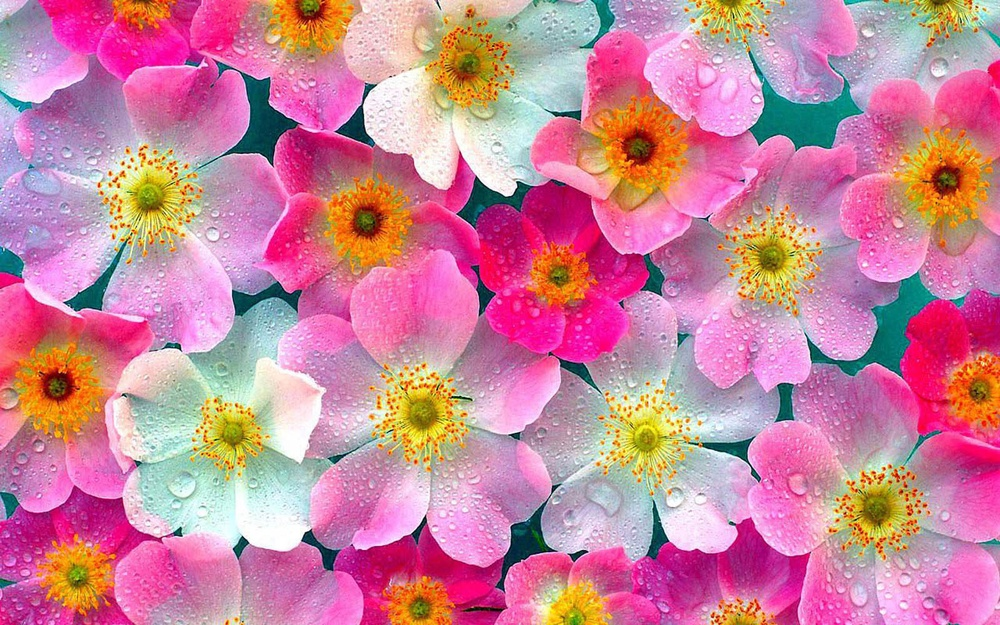
#> input picture Homeworks/Hw2/sample.jpg, 1000 x 625 px, shrunk from 1600 x 1000 before the run
$ python kmeans.py
#> lines starting #> are read from the running program, lines starting #| are printed output that depends on the picture; after the words box and inside, x2 and y2 are one past the last pixel; in counts of white or black regions, pixels touching at a corner belong together
#> further down, im is the input picture: shape (625, 1000, 3); mean R, G, B 202.5, 132, 154.5
#!/usr/bin/env python3
# -*- coding: utf-8 -*-
"""
Name: Oguzhan Calikkasap
ID: 21801131

"""
import numpy as np
import scipy.io
import imageio
import pylab
import time
import matplotlib.pyplot as plt
from PIL import Image


class Kmeans:
    def __init__(self, k):
        self.K = k
        self.num_of_K = len(k)
        self.all_error = []


    def init_rand_centroids(self, im, num_clusters):
        initial_points = np.arange(im.shape[0])
        np.random.shuffle(initial_points)
        centroid_locs = im[initial_points[:num_clusters], :]
        return centroid_locs


    def update_centroids(self, mse, k, labels):
        current_centroid = np.zeros((k, 3))
        error = 0
        for i in range(k):
            indexes = np.where(labels == i)[0]
            if len(indexes) != 0:
                values = im2[indexes, :]
                current_centroid[i, :] = np.mean(values, axis=0)
                error += np.sum((values[:, 0] - current_centroid[i, 0]).astype(np.float64) ** 2 +
                                (values[:, 1] - current_centroid[i, 1]).astype(np.float64) ** 2 +
                                (values[:, 2] - current_centroid[i, 2]).astype(np.float64) ** 2)
        mse += error / len(labels)
        return current_centroid, mse

    def predict(self, k, new_im):
        centroids = self.init_rand_centroids(new_im, k)

        iteration = 0
        mse = 0

        # Compute before while loop as initial run.
        dist = np.zeros((im2.shape[0], k))
        for i in range(k):
            dist[:, i] = np.linalg.norm(im2 - centroids[i], axis=1)
        labels = np.argmin(dist, axis=1)
        centroids, mse = self.update_centroids(mse, k, labels)

        while not (labels == np.argmin(dist, axis=1)).all():

            if iteration != 0:
                dist = np.zeros((im2.shape[0], k))
                dist[:, i] = np.linalg.norm(im2 - centroids[i], axis=1)
                labels = np.argmin(dist, axis=1)

            centroids, mse = self.update_centroids(mse, k, labels)
            iteration += 1

        return labels, centroids, mse


    def fit(self, im, im2):
        clustered = np.zeros((self.num_of_K, im.shape[0], im.shape[1], 3), dtype=np.uint8)
        err = []

        for k in range(self.num_of_K):
            print("Computing for K =", self.K[k])

            labels, centroids, mse = self.predict(self.K[k], im2)
            err.append(mse)
            labels = labels.reshape((im.shape[0], im.shape[1])).T
            clustered_im = np.zeros((im.shape[0], im.shape[1], 3), dtype=np.uint8)

            for i in range(im.shape[0]):
                for j in range(im.shape[1]):
                    clustered_im[i, j, :] = centroids[labels[j, i], :].astype(np.uint8)

            clustered[k, :, :, :] = clustered_im

            print("Mean Squared Error = ", np.round(mse, decimals=2))
            print("Centroids =\n", np.around(centroids).astype(int))
            print("------------------------")
#> this loop made 5 passes
#> mse on passes 2 to 5: 9978, 8352.6, 6200.1, 4946.5
#> (centroids, mse) on pass 1: ([[202.8, 132.2, 164.1], [202, 131.9, 142.2]], 10353.6)
#> (printed output is left out)
#> pass 1, in fit, `labels = labels.reshape((im.shape[0], im.shape[1])).T`:
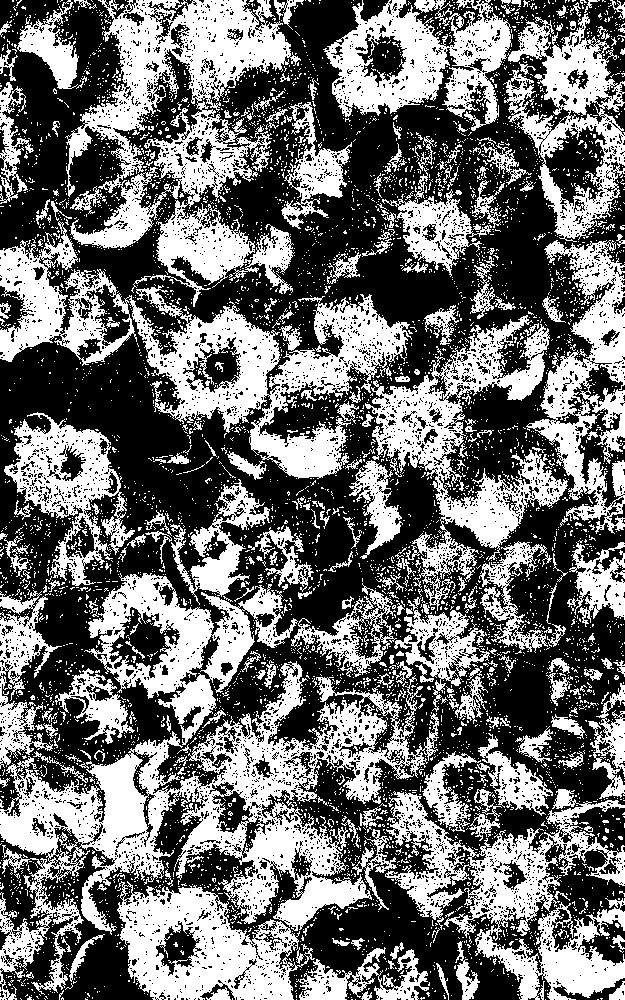
#> labels: shape (1000, 625) int64; values 0 (black) and 1 (white), 43.7% white; 5743 white regions (5465 under 20 px), largest, box (x1, y1, x2, y2) and area: (0, 661, 439, 1000) 39910, (65, 0, 301, 307) 27733, (0, 221, 412, 479) 26708
#> pass 2, in fit, `labels = labels.reshape((im.shape[0], im.shape[1])).T`:
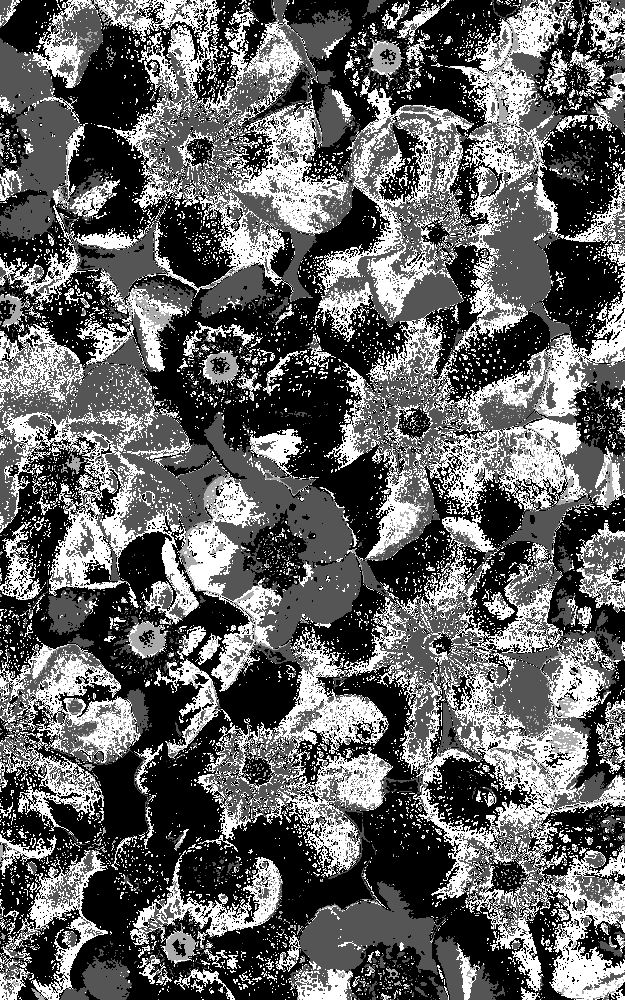
#> labels: shape (1000, 625) int64; min 0, max 3, mean 1.17; drawn with min black and max white
#> pass 3, in fit, `labels = labels.reshape((im.shape[0], im.shape[1])).T`:
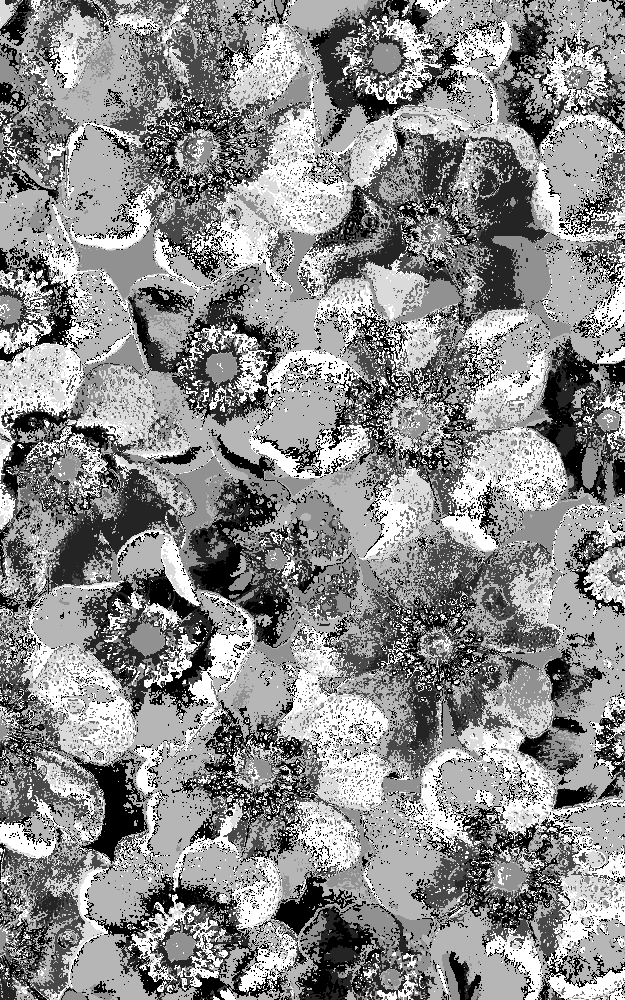
#> labels: shape (1000, 625) int64; min 0, max 7, mean 3.85; drawn with min black and max white
#> after the loop:
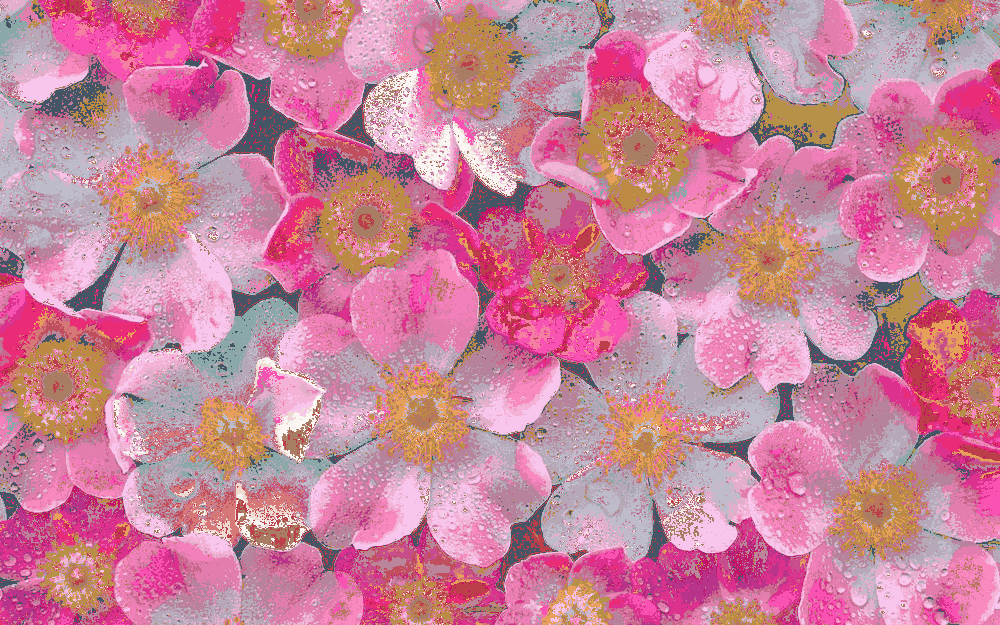
#> clustered_im: shape (625, 1000, 3); mean R, G, B 202, 131.6, 154.2
#> after the loop, err = [10353.6, 9978, 8352.6, 6200.1, 4946.5]

        for i in range(self.num_of_K):
            plt.figure()
            pylab.imshow(clustered[i, :, :, :])
            pylab.title("K: {}".format(self.K[i]))

            self.all_error.append(np.round(err[i], decimals=2))
#> after the loop, self.all_error = [10353.6, 9978, 8352.6, 6200.1, 4946.5]

        plt.figure()
        plt.plot(self.K, self.all_error)
        plt.xlabel("Number of K")
        plt.ylabel("Mean squared error")
        plt.show()
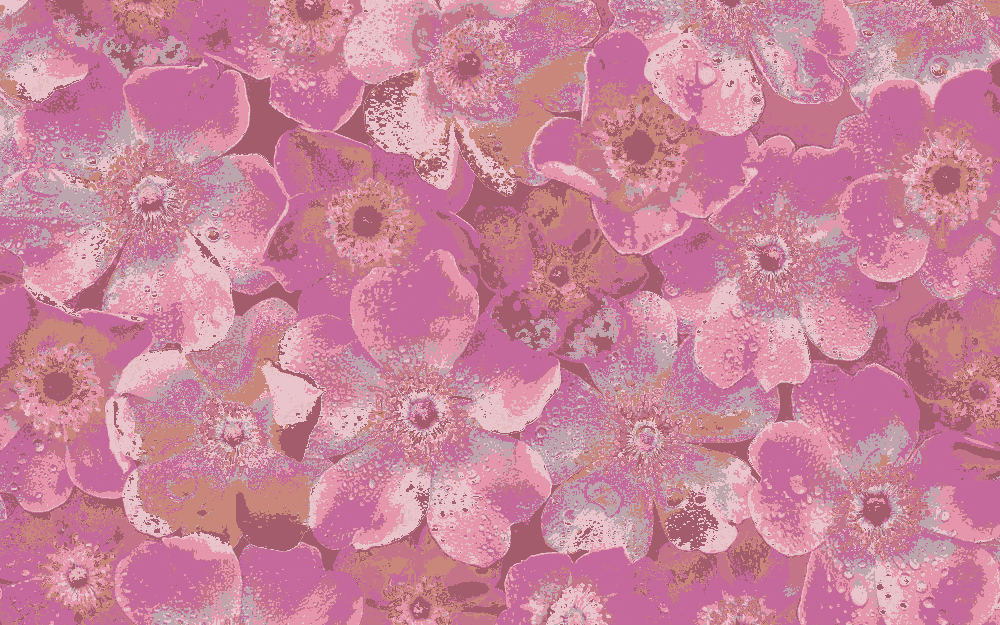
#> shown: shape (625, 1000, 3); mean R, G, B 201.9, 131.5, 154.2
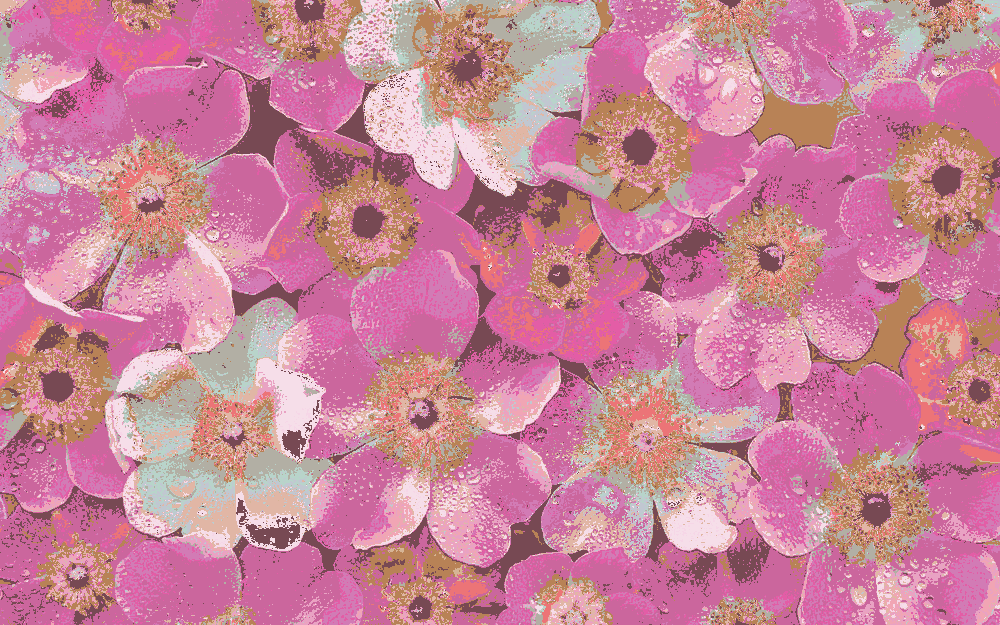
#> shown: shape (625, 1000, 3); mean R, G, B 202, 131.6, 154.1
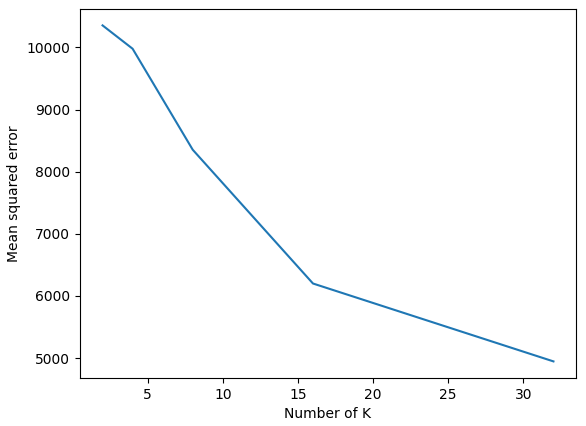
#> figure drawn by matplotlib, 1 panel

#%% Main

# Read the image.
im = imageio.imread('./sample.jpg')
# Convert to np array.
im = np.array(im)
im2 = im.reshape(-1, 3)
print('\nimage read.\n')

K = (2, 4, 8, 16, 32)#, 64, 128, 256)

start_time = time.time()

k_means = Kmeans(K)
k_means.fit(im, im2)
print("MSE List: ", k_means.all_error)
#| MSE List:  [10353.61, 9978.01, 8352.57, 6200.11, 4946.52]
print("\nK-values computed: ", K)
print("Time passed: ", np.round((time.time() - start_time), decimals=2), "seconds.")
print("Process finished.")
